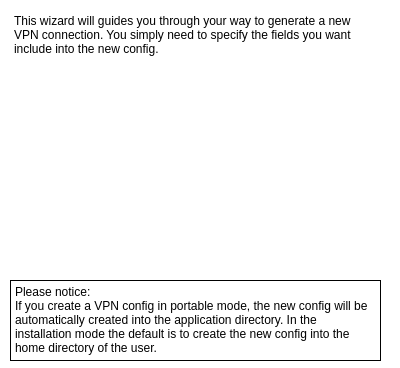
<?xml version="1.0" encoding="UTF-8"?>
<ui version="4.0">
 <class>StartPage</class>
 <widget class="QWizardPage" name="StartPage">
  <property name="windowModality">
   <enum>Qt::NonModal</enum>
  </property>
  <property name="geometry">
   <rect>
    <x>0</x>
    <y>0</y>
    <width>400</width>
    <height>368</height>
   </rect>
  </property>
  <property name="windowTitle">
   <string>WizardPage</string>
  </property>
  <property name="styleSheet">
   <string notr="true">background-color: rgb(255, 255, 255);</string>
  </property>
  <property name="title">
   <string/>
  </property>
  <property name="subTitle">
   <string/>
  </property>
  <widget class="QPlainTextEdit" name="plainTextEdit">
   <property name="enabled">
    <bool>true</bool>
   </property>
   <property name="geometry">
    <rect>
     <x>10</x>
     <y>10</y>
     <width>371</width>
     <height>51</height>
    </rect>
   </property>
   <property name="autoFillBackground">
    <bool>false</bool>
   </property>
   <property name="styleSheet">
    <string notr="true">background-color: rgb(255, 255, 255);</string>
   </property>
   <property name="frameShape">
    <enum>QFrame::NoFrame</enum>
   </property>
   <property name="frameShadow">
    <enum>QFrame::Plain</enum>
   </property>
   <property name="readOnly">
    <bool>true</bool>
   </property>
   <property name="plainText">
    <string>This wizard will guides you through your way to generate a new VPN connection. You simply need to specify the fields you want include into the new config.</string>
   </property>
  </widget>
  <widget class="QPlainTextEdit" name="plainTextEdit_2">
   <property name="enabled">
    <bool>true</bool>
   </property>
   <property name="geometry">
    <rect>
     <x>10</x>
     <y>280</y>
     <width>371</width>
     <height>81</height>
    </rect>
   </property>
   <property name="contextMenuPolicy">
    <enum>Qt::NoContextMenu</enum>
   </property>
   <property name="styleSheet">
    <string notr="true"/>
   </property>
   <property name="frameShape">
    <enum>QFrame::Box</enum>
   </property>
   <property name="frameShadow">
    <enum>QFrame::Plain</enum>
   </property>
   <property name="readOnly">
    <bool>true</bool>
   </property>
   <property name="plainText">
    <string>Please notice:
If you create a VPN config in portable mode, the new config will be automatically created into the application directory. In the installation mode the default is to create the new config into the home directory of the user. </string>
   </property>
  </widget>
  <widget class="QLabel" name="label">
   <property name="geometry">
    <rect>
     <x>0</x>
     <y>90</y>
     <width>391</width>
     <height>161</height>
    </rect>
   </property>
   <property name="text">
    <string/>
   </property>
   <property name="pixmap">
    <pixmap resource="../systray.qrc">:/images/vpn.png</pixmap>
   </property>
   <property name="scaledContents">
    <bool>false</bool>
   </property>
  </widget>
 </widget>
 <resources>
  <include location="../systray.qrc"/>
 </resources>
 <connections/>
</ui>
